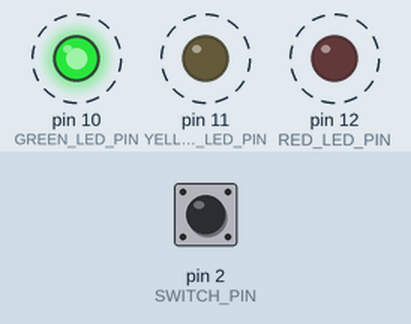
Simulated run of this sketch. Board: Arduino Uno, built with avr-gcc and run on an emulated ATmega328P. Shown: output pins drawn as LEDs (lit = HIGH). Dashed ring = blinking. The inputs (shaded band) are chosen by the test bench; at power-on: pin 2 (SWITCH_PIN) LOW.

Above: at 1.26 s.
1.3 s: pin 2 (SWITCH_PIN) pulled HIGH for 3.2 s
At 2.2 s:
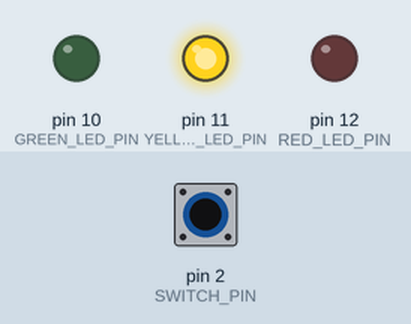
At 4.51 s:
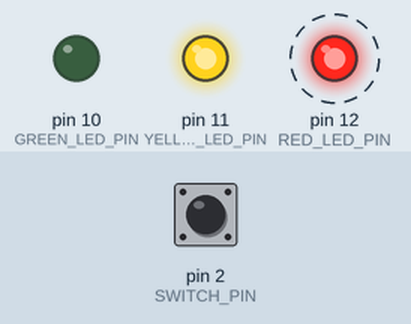
Timing chart, 0 to 12.1 s (numbered marks = the images above; inputs shaded):
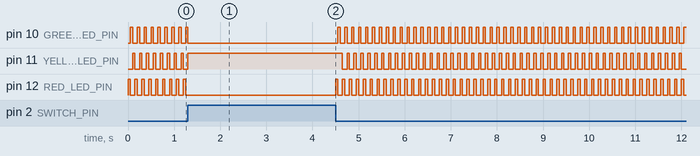

Measured:
- by itself, pin 10 (GREEN_LED_PIN): repeats every 0.15 s: HIGH 0.05 s, LOW 0.10 s
- by itself, pin 11 (YELLOW_LED_PIN): repeats every 0.15 s: LOW 0.10 s, HIGH 0.05 s

The sketch:

UnBlink.ino
```cpp
#define RED_LED_PIN 12
#define GREEN_LED_PIN 10
#define YELLOW_LED_PIN 11
#define SWITCH_PIN 2

void setup() {
  // put your setup code here, to run once:
  pinMode(RED_LED_PIN, OUTPUT);
  pinMode(GREEN_LED_PIN, OUTPUT);
  pinMode(YELLOW_LED_PIN, OUTPUT);
  pinMode(SWITCH_PIN, INPUT);

}

void loop() {
  // put your main code here, to run repeatedly:

  if(digitalRead(SWITCH_PIN)){
    digitalWrite(YELLOW_LED_PIN, HIGH);
    return;
  }
  digitalWrite(RED_LED_PIN, HIGH);
  delay(50);
  digitalWrite(RED_LED_PIN, LOW);

  digitalWrite(GREEN_LED_PIN, HIGH);
  delay(50);
  digitalWrite(GREEN_LED_PIN, LOW);

  digitalWrite(YELLOW_LED_PIN, HIGH);
  delay(50);
  digitalWrite(YELLOW_LED_PIN, LOW);


}
```
